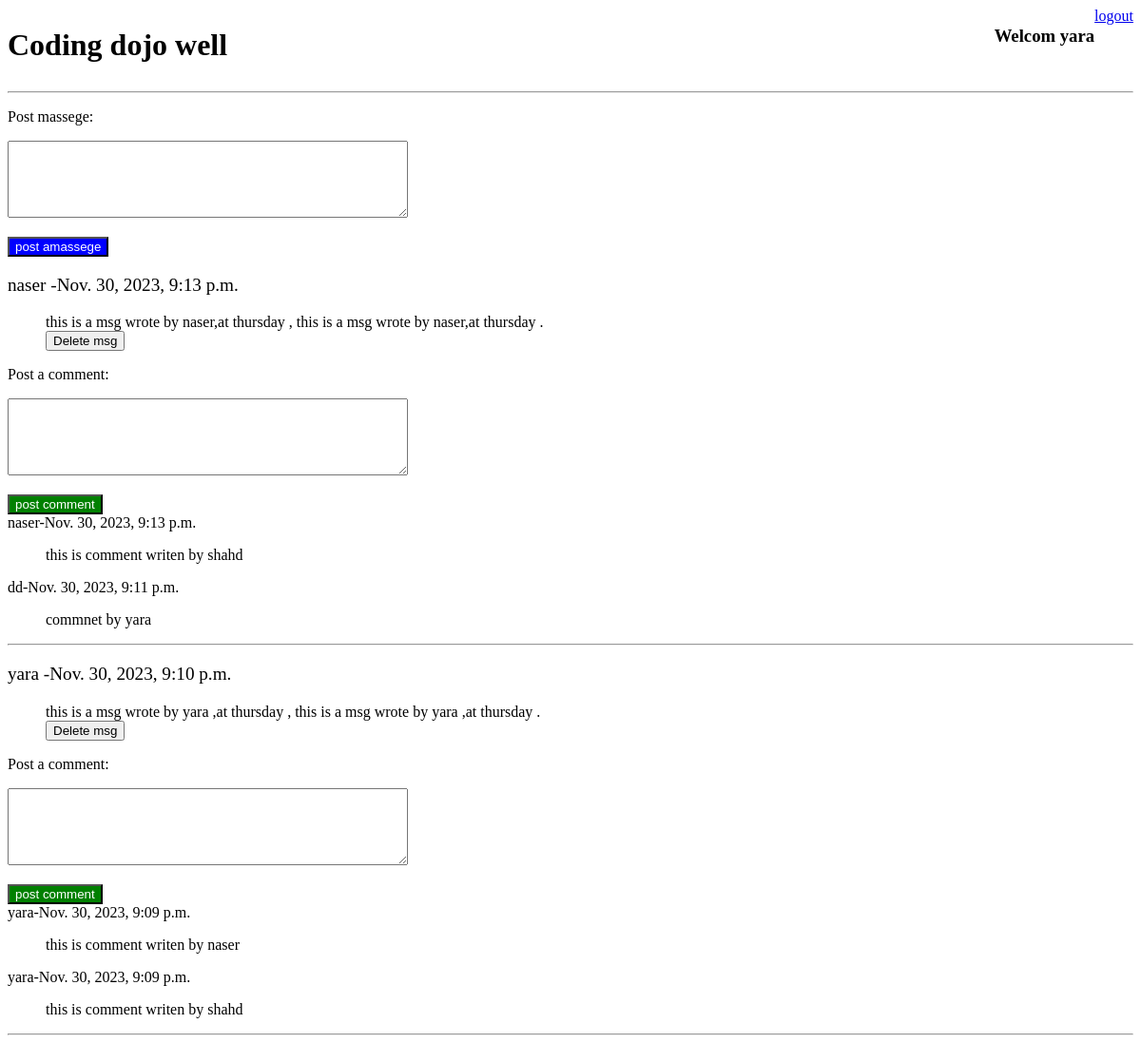
The app's page /suc (signed in) with its own data.
### app/models.py (models this page shows, shortened)
class User (models.Model):
    first_name=models.CharField(max_length=255)
    Last_name=models.CharField(max_length=255)
    email=models.CharField(max_length=255)
    password=models.CharField(max_length=255)
    created_at=models.DateTimeField(auto_now_add=True)
    updated_at=models.DateTimeField(auto_now=True)
    objects=UserManager()

class Msg (models.Model):
    massege=models.TextField()
    user=models.ForeignKey(User,related_name="msgs" ,on_delete=models.CASCADE)
    created_at=models.DateTimeField(auto_now_add=True)
    updated_at=models.DateTimeField(auto_now=True)

class Comment (models.Model):
    Comment=models.TextField()
    user=models.ForeignKey(User,related_name="comments" ,on_delete=models.CASCADE)
    msg=models.ForeignKey(Msg,related_name="comments" ,on_delete=models.CASCADE)
    created_at=models.DateTimeField(auto_now_add=True)
    updated_at=models.DateTimeField(auto_now=True)

### app/views.py (the view)
# urls.py: path('suc',views.succses),
def succses(request):
    if 'user' not in request.session:
        messages.error(request ,"you must log in first !")
        return redirect('/')
    context={
        'oneuser':User.objects.get(id=int(request.session['user'])),
        'allmsg':Msg.objects.all().order_by("-id"),
    }
    return render(request,'wall.html',context)

### app/templates/wall.html (shortened to what this page needs)
<!DOCTYPE html>
<html lang="en">
<head>
   {% load static %}
    <link rel="stylesheet" href="{% static 'style.css' %}">
</head>
<body>
    <div class="stylehead">
        <h1> Coding dojo well </h1>
        <div class="stylehead">
            <div >
        <h3> Welcom {{request.session.name}}</h3>
        </div>
        <div>
        <a href="/logout"> logout</a>
        </div>
        </div>
    </div>
     <hr>
     <form method="post" action="/addmsg">
        <p> Post massege: </p>
        <p> <textarea name="msg" cols="50" rows="5"> </textarea></p>
        <input type="submit" value="post amassege" class="msg">
     </form>
{% for msg in allmsg %}
<p style="font-size: larger;">{{msg.user.first_name}} -{{msg.created_at}} </p>
 <ul >{{msg.massege}}
     <form method="post" action="/del/{{msg.id}}">
    <input type="submit" value="Delete msg" >
 </form> </ul>
 <form method="post" action="/com/{{msg.id}}">
    <p> Post a comment: </p>
    <p> <textarea name="com" cols="50" rows="5"> </textarea></p>
    <input type="submit" value="post comment" class="com">
 </form>
 {% for com in msg.comments.all %}
{{com.user.first_name}}-{{com.user.created_at}}
<ol > {{com.Comment}} </ol>
{% endfor %}
<hr>
{% endfor %}
</body>
</html>

### app/static/style.css (style rules this page uses)
.stylehead { display: flex; justify-content: space-between; }
.msg { color: white; background-color: blue; }
.com { color: white; background-color:green; }

### records on screen
User: session.name "yara"
Msg: user.first_name "naser", created_at "Nov. 30, 2023, 9:13 p.m.", massege "this is a msg wrote by naser,at thursday , this is a msg wrote by naser,at thursday ."
Comment: user.first_name "naser", user.created_at "Nov. 30, 2023, 9:13 p.m.", Comment "this is comment writen by shahd"
Comment: user.first_name "dd", user.created_at "Nov. 30, 2023, 9:11 p.m.", Comment "commnet by yara"
Msg: user.first_name "yara", created_at "Nov. 30, 2023, 9:10 p.m.", massege "this is a msg wrote by yara ,at thursday , this is a msg wrote by yara ,at thursday ."
Comment: user.first_name "yara", user.created_at "Nov. 30, 2023, 9:09 p.m.", Comment "this is comment writen by naser"
Comment: user.first_name "yara", user.created_at "Nov. 30, 2023, 9:09 p.m.", Comment "this is comment writen by shahd"
